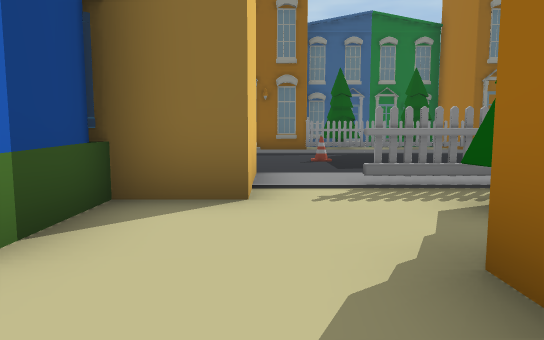
view 1 (above)

19 first-person views from a walk through a Unity game level. The camera is 1.3 m above the floor, tilts 6° down and sees 70° across. The floor is counted in squares, 2 m on a side. Each view is taken from the middle of a square. On the plan, view 1 faces up. The plan holds only what a view shows up to about 11 squares ahead; the rest is blank. The place goes on beyond the plan. The player character is not drawn.

view 2
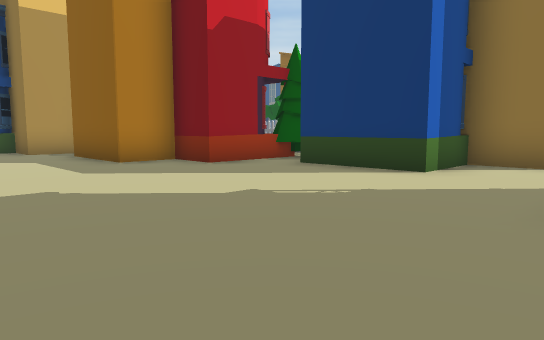

view 3
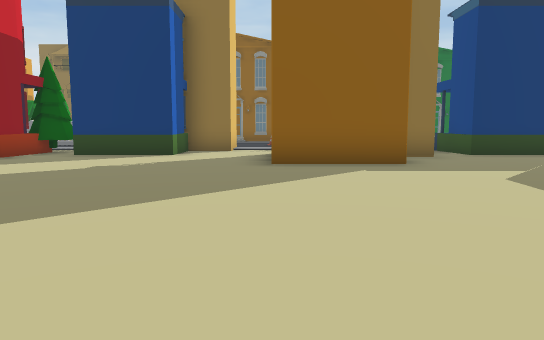

view 4
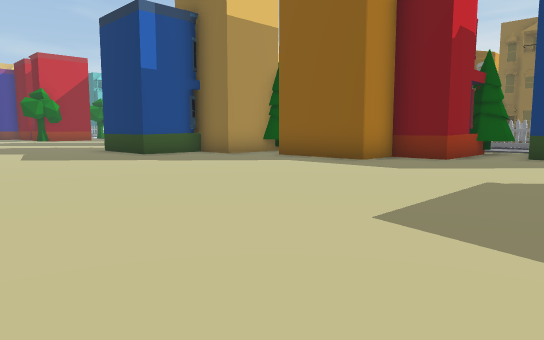

view 5
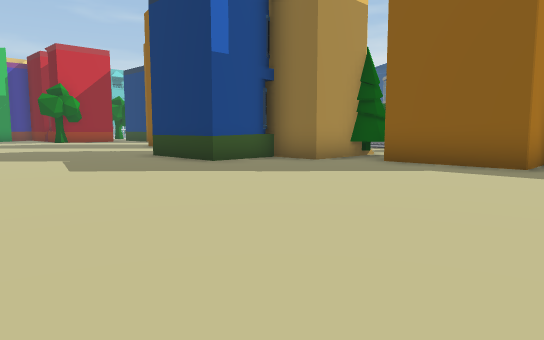

view 6
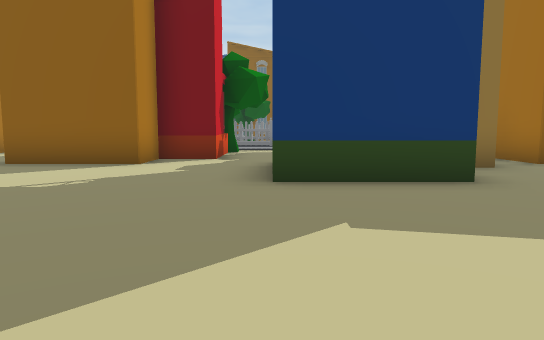

view 7
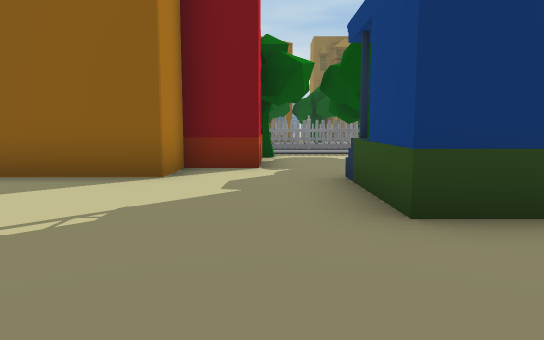

view 8
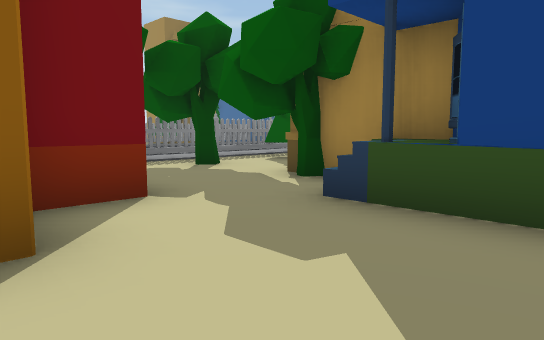

view 9
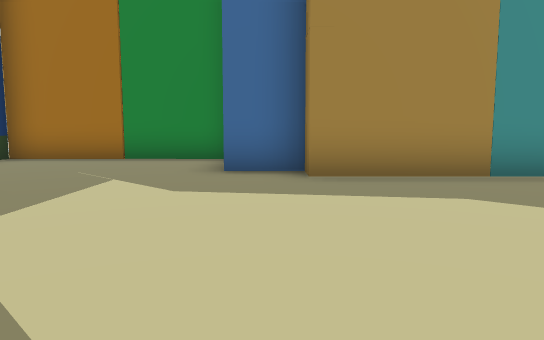

view 10
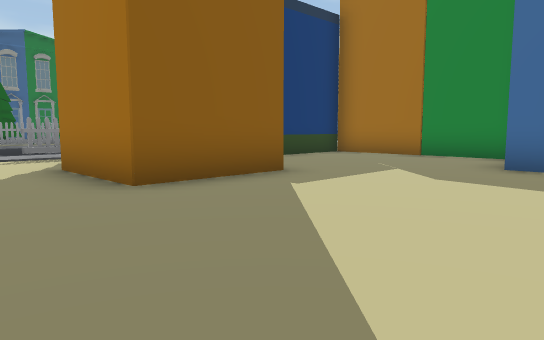

view 11
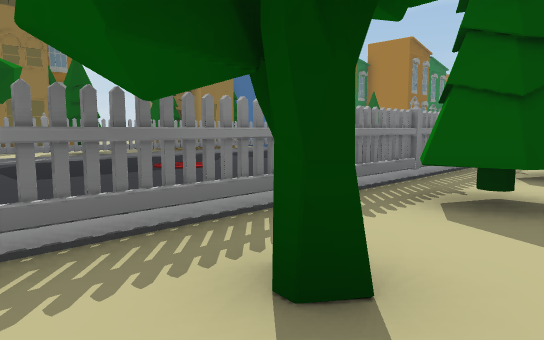

view 12
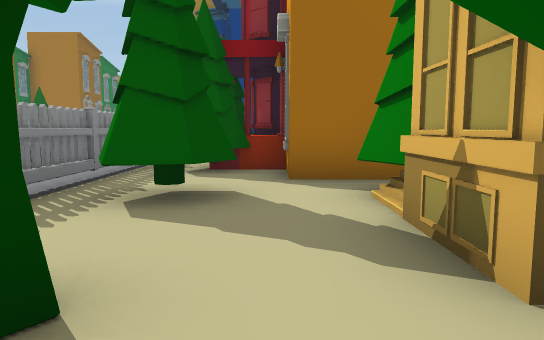

view 13
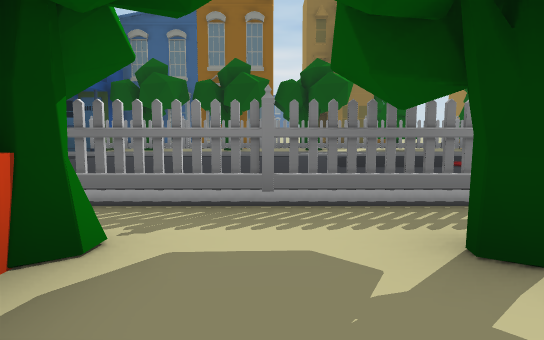

view 14
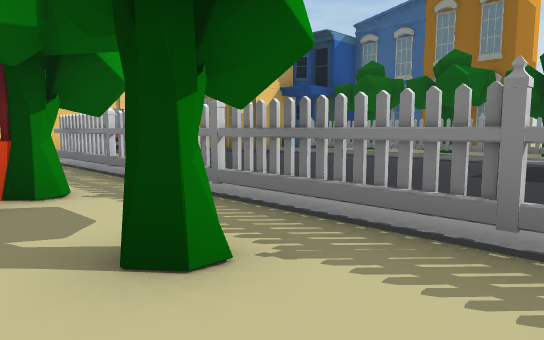

view 15
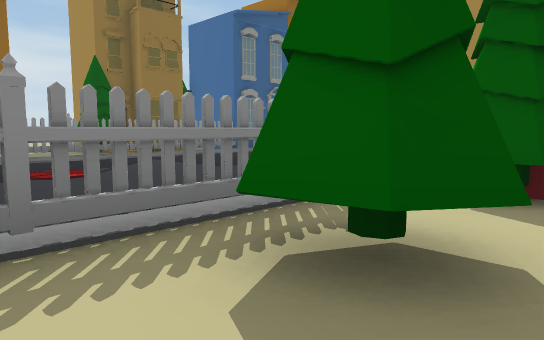

view 16
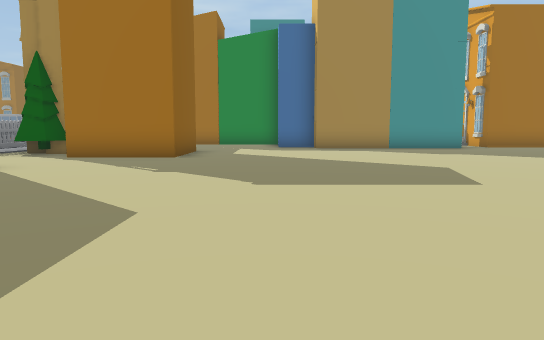

view 17
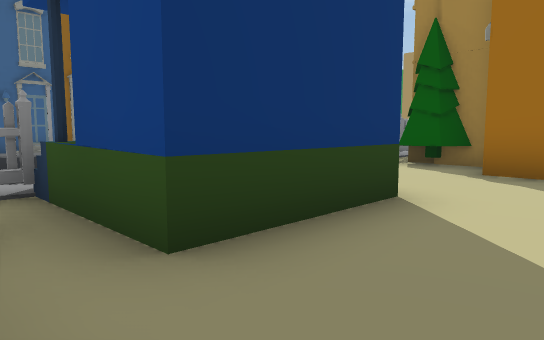

view 18
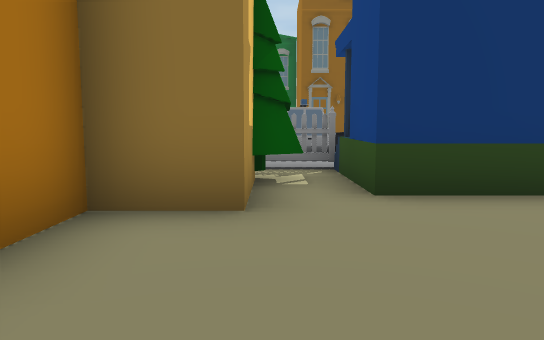

view 19
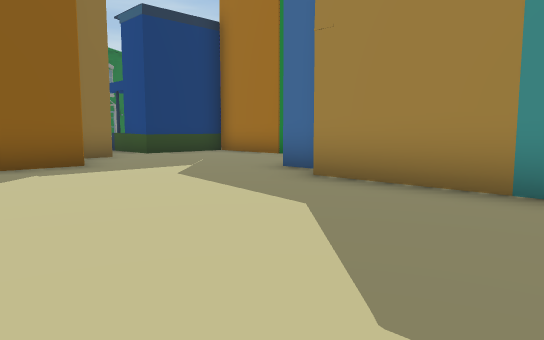

### Floor plan
Key: @ floor where view 1 was taken; # wall or solid block; x gap in a wall; . main floor; : floor 0.75 m higher than the main floor; C cone; H house; T thing the floor can be seen under or through; R tree; A car.
Columns run from 17 left of view 1 to 9 right of it. Each row starts with its distance up from view 1.
 15      H
 14      .. ..
 13 R R.R.RR.R
 12 x##x####x###  #HH
 11 ............  .. ......
 10 ............  .  ......
  9 ............     ......A
  8 ...........      .C...AA
  7 ..........       ...   A
  6  ........      HH...
  5 ..........       #... ..
  4 TTTTTTTTTT  ##HH##.TTTTTHH
  3  HR.R.RR.RRRR# H...RR TT H
  2 HHH.....#HHHH###..##H T####
  1 ###.RHRR#####.....#####...#
  0 #....H R###......@###.....#
 -1 #..:HH#####.......###.....#
 -2 ...##H....................#
 -3 ...###................... #
 -4 .......................#
 -5 .......................#H
 -6 ....................... HH
 -7   .....................
 -8    .     .............. HH

Where each view was taken, in squares from view 1:
view 1: 0 up, 0 right, facing up
view 2: 4 down, 1 right, facing up-left
view 3: 8 down, 1 right, facing up
view 4: 8 down, 2 left, facing up-left
view 5: 8 down, 5 left, facing up-left
view 6: 8 down, 14 left, facing up
view 7: 6 down, 15 left, facing up
view 8: 3 down, 17 left, facing up-right
view 9: 4 down, 0 right, facing right
view 10: 5 down, 1 left, facing up-right
view 11: 2 up, 14 left, facing up-right
view 12: 2 up, 14 left, facing right
view 13: 1 up, 14 left, facing up
view 14: 2 up, 11 left, facing up-left
view 15: 2 up, 12 left, facing up-right
view 16: 3 down, 8 left, facing right
view 17: 0 up, 5 left, facing up-right
view 18: 2 down, 5 right, facing up
view 19: 8 down, 1 right, facing up-right
